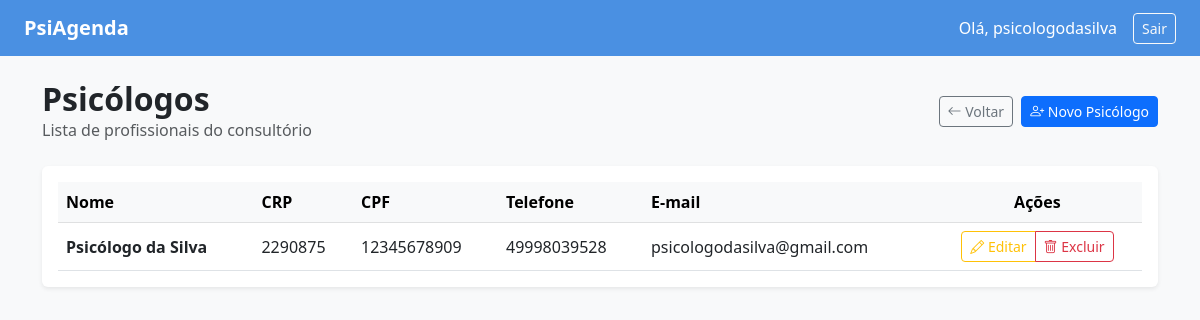
Page /psicologos/ (signed in) on the committed database.
### agendamentos/models.py (models this page shows, shortened)
class Psicologo(models.Model):
    usuario = models.OneToOneField(User, on_delete=models.CASCADE, related_name='perfil_psicologo')
    nome_completo = models.CharField(max_length=150)
    cpf = models.CharField(max_length=14, unique=True)
    crp = models.CharField(max_length=20, unique=True)
    data_nascimento = models.DateField()
    telefone = models.CharField(max_length=20)
    email = models.EmailField(unique=True)
    endereco = models.CharField(max_length=255)
    ativo = models.BooleanField(default=True)

### agendamentos/views.py (the view)
# urls.py: path('psicologos/', views.listar_psicologos, name='listar_psicologos'),
@login_required
def listar_psicologos(request):
    psicologos = Psicologo.objects.filter(ativo=True).order_by('nome_completo')
    return render(request, 'agendamentos/listar_psicologos.html', {'psicologos': psicologos})

### agendamentos/templates/agendamentos/listar_psicologos.html (shortened to what this page needs)
<!DOCTYPE html>
<html lang="pt-br">
<head>
    <link href="https://cdn.jsdelivr.net/npm/bootstrap@5.3.0/dist/css/bootstrap.min.css" rel="stylesheet">
    <link rel="stylesheet" href="https://cdn.jsdelivr.net/npm/bootstrap-icons@1.10.5/font/bootstrap-icons.css">
</head>
<body>
<nav class="navbar navbar-expand-lg navbar-dark navbar-custom px-4 mb-4">
    <a class="navbar-brand fw-bold" href="{% url 'painel_secretaria' %}">PsiAgenda</a>
    <div class="ms-auto d-flex gap-3 text-white align-items-center">
        <span>Olá, {{ user.username }}</span>
        <a href="{% url 'logout' %}" class="btn btn-outline-light btn-sm">Sair</a>
    </div>
</nav>
<div class="container">
    <div class="d-flex justify-content-between align-items-center mb-4">
        <div>
            <h2 class="fw-bold mb-0">Psicólogos</h2>
            <p class="text-muted mb-0">Lista de profissionais do consultório</p>
        </div>
        <div class="d-flex gap-2">
            <a href="{% url 'painel_secretaria' %}" class="btn btn-outline-secondary btn-sm"><i class="bi bi-arrow-left"></i> Voltar</a>
            <a href="{% url 'cadastrar_psicologo' %}" class="btn btn-primary btn-sm"><i class="bi bi-person-plus"></i> Novo Psicólogo</a>
        </div>
    </div>
    <div class="card border-0 shadow-sm p-3">
        <table class="table table-hover align-middle mb-0">
            <thead class="table-light">
                <tr>
                    <th>Nome</th>
                    <th>CRP</th>
                    <th>CPF</th>
                    <th>Telefone</th>
                    <th>E-mail</th>
                    <th class="text-center">Ações</th>
                </tr>
            </thead>
            <tbody>
                {% for psicologo in psicologos %}
                <tr>
                    <td class="fw-semibold">{{ psicologo.nome_completo }}</td>
                    <td>{{ psicologo.crp }}</td>
                    <td>{{ psicologo.cpf }}</td>
                    <td>{{ psicologo.telefone }}</td>
                    <td>{{ psicologo.email }}</td>
                    <td class="text-center">
                        <div class="btn-group btn-group-sm" role="group">
                            <a href="{% url 'editar_psicologo' psicologo.pk %}" class="btn btn-outline-warning" title="Editar">
                                <i class="bi bi-pencil"></i> Editar
                            </a>
                            <a href="{% url 'deletar_psicologo' psicologo.pk %}" class="btn btn-outline-danger" title="Excluir">
                                <i class="bi bi-trash"></i> Excluir
                            </a>
                        </div>
                    </td>
                </tr>
                {% empty %}
                <tr>
                    <td colspan="6" class="text-center text-muted py-4">Nenhum psicólogo cadastrado.</td>
                </tr>
                {% endfor %}
            </tbody>
        </table>
    </div>
</div>
</body>
</html>

### agendamentos/templates/agendamentos/listar_psicologos.html (style rules this page uses)
body { background-color: #f8f9fa; }
.navbar-custom { background-color: #4a90e2; }

### rows in the picture
Psicologo: nome_completo "Psicólogo da Silva", crp "2290875", cpf "12345678909", telefone "49998039528", email "psicologodasilva@gmail.com"

### other values in the picture
{{ user.username }} "psicologodasilva"
